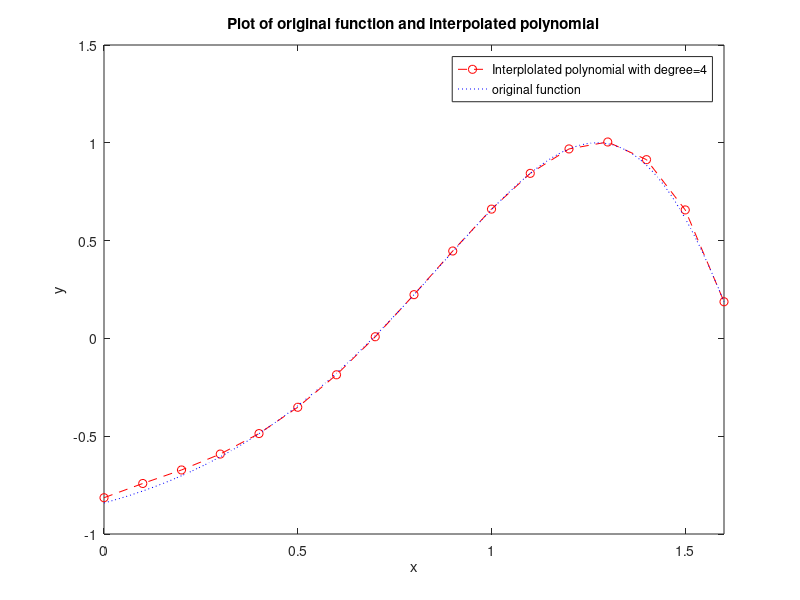

This chart was generated by the following MATLAB code:
clc; 
clear all; 
x=[0 0.4 0.8 1.2 1.6]; 
y=[-0.8145 -0.4866 0.2236 0.9687 0.1874];
p=polyfit(x,y,4); 
x1=0:0.1:1.6; 
f1 = polyval(p,x1); 
plot(x1,f1,'--or'); 
hold on;
fplot(@(x) sin(exp(x)-2),[0 1.6],'b:'); 
xlabel('x');
ylabel('y');
legend('Interplolated polynomial with degree=4','original function','Location','Best');
title('Plot of original function and interpolated polynomial');

q = polyint(p); 
I = diff(polyval(q,[0 1.6])); 
display('Integration result using polyint MATLAB function');
fprintf('The result of integration of interpolating polynomial over the domain is %f\n\n\n',I);


q_hand=[-0.39514 0.959275 -0.399 0.40555 -0.8145 0];
I = diff(polyval(q_hand,[0 1.6])); 
display('Evaluation of integration by hand and limit subsititution using polyval');
fprintf('The result of integration of interpolating polynomial over the domain is %f\n',I); %I belive it is a good estimate as we have precison  upto 2 significant values